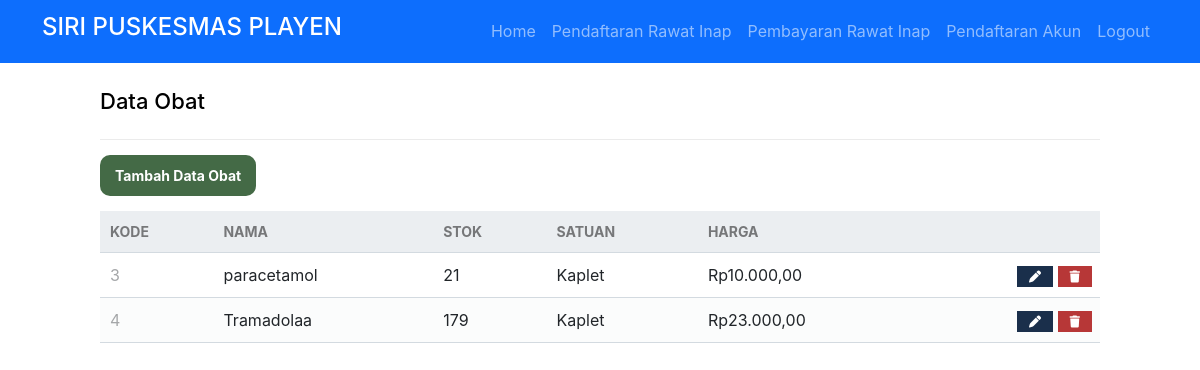
The app's page /adminWeb/obat/read.php (signed in) with its own data.
### tables this page shows
CREATE TABLE `obat` (
  `kd_obat` int(11) NOT NULL,
  `nm_obat` varchar(50) NOT NULL,
  `stok` int(11) NOT NULL,
  `satuan` varchar(255) NOT NULL,
  `harga` int(100) NOT NULL
);

### db/func.php (called while the page is built, shortened)
<?php
function rupiah($angka){
    $hasil = "Rp" . number_format($angka, '2', ',', '.');
    return $hasil;
}
?>

### adminWeb/obat/read.php (the view, shortened to what this page needs)
<?php
if ($_SESSION['username'] == '') {
	echo "<script>
    alert('Anda Harus Login terlebih dahulu');
    window.location.href='./auth/fmasuk.php';
    </script>";
} else {
?>
	<!DOCTYPE html>
	<html>
	<head>
		<link href="../../db/style.css" rel="stylesheet" type="text/css">
		<link href="https://cdn.jsdelivr.net/npm/bootstrap@5.2.0-beta1/dist/css/bootstrap.min.css" rel="stylesheet">
	</head>
	<body>
		<nav class="navbar navbar-expand-sm navbar-dark bg-primary">
			<div class="container">
				<a class="navbar-brand" href="#">
					<h4>SIRI PUSKESMAS PLAYEN </h3>
				</a>
				<ul class="navbar-nav ml-auto mt-2 mt-lg-0 d-flex align-items-center">
					<li class="nav-item">
						<a class="nav-link menu " id="menuHome" href="../../index.php">Home</a>
					</li>
					<?PHP if ($_SESSION['role_id'] == 1) { ?>
						<li class="nav-item">
							<a class="nav-link menu" id="daftarrawatinap" href="./pasien/daftarrawatinap.php"><i class=""></i>Pendaftaran Rawat Inap</a>
						</li>
						<li class="nav-item">
							<a class="nav-link menu" id="bayarrawatinap" href="./pasien/bayarrawatinap.php"><i class=""></i>Pembayaran Rawat Inap</a>
						</li>
						<li class="nav-item">
							<a class="nav-link menu" id="daftarakun" href="./pasien/daftarakun.php"><i class=""></i>Pendaftaran Akun</a>
						</li>
					<?PHP } ?>
					<li class="nav-item">
						<a class="nav-link menu" id="logout" href="../../auth/sLogout.php"><i class=""></i>Logout</a>
					</li>
				</ul>
			</div>
		</nav>
		<?php
		include("../../db/func.php");
		$pdo = pdo_connect_mysql();
		$page = isset($_GET['page']) && is_numeric($_GET['page']) ? (int)$_GET['page'] : 1;
		$records_per_page = 8;
		$stmt = $pdo->prepare('SELECT * FROM obat ORDER BY kd_obat LIMIT :current_page, :record_per_page');
		$stmt->bindValue(':current_page', ($page - 1) * $records_per_page, PDO::PARAM_INT);
		$stmt->bindValue(':record_per_page', $records_per_page, PDO::PARAM_INT);
		$stmt->execute();
		$kamars = $stmt->fetchAll(PDO::FETCH_ASSOC);
		?>
		<div class="content read">
			<h2>Data Obat</h2>
			<a href="./create.php" class="menu create-dokter" id="tambahDokter">Tambah Data Obat</a>
			<table>
				<thead>
					<tr>
						<td>KODE</td>
						<td>NAMA</td>
						<td>STOK</td>
						<td>SATUAN</td>
						<td>HARGA</td>
						<td></td>
					</tr>
				</thead>
				<tbody>
					<?php foreach ($kamars as $obat) : ?>
						<tr>
							<td><?= $obat['kd_obat'] ?></td>
							<td><?= $obat['nm_obat'] ?></td>
							<td><?= $obat['stok'] ?></td>
							<td><?= $obat['satuan'] ?></td>
							<td><?= rupiah($obat['harga']) ?></td>
							<td class="actions">
								<a href="update.php?kd_obat=<?= $obat['kd_obat'] ?>" class="menu edit" id="edit"><i class="fas fa-pen fa-xs"></i></a>
								<a href="delete.php?kd_obat=<?= $obat['kd_obat'] ?>" class="menu trash" id="hapus"><i class="fas fa-trash fa-xs"></i></a>
							</td>
						</tr>
					<?php endforeach; ?>
				</tbody>
			</table>
		</div>
	<?php
}
	?>

### db/style.css (style rules this page uses)
* { box-sizing: border-box; font-family: -apple-system, BlinkMacSystemFont, "segoe ui", roboto, oxygen, ubuntu, cantarell, "fira sans", "droid sans", "helvetica neue", Arial, sans-serif; font-size: 16px; -webkit-font-smoothing: antialiased; -moz-osx-font-smoothing: grayscale; }
body { background-color: #FFFFFF; margin: 0; }
.content { width: 1000px; margin: 0 auto; }
.content h2 { margin: 0; padding: 25px 0; font-size: 22px; border-bottom: 1px solid #ebebeb; color: black; }
.read .create-dokter { display: inline-block; text-decoration: none; background-color: #446A46; font-weight: bold; font-size: 14px; color: #FFFFFF; padding: 10px 15px; margin: 15px 0; border-radius: 10px; }
.read table { width: 100%; padding-top: 30px; border-collapse: collapse; }
.read table thead { background-color: #ebeef1; border-bottom: 1px solid #d3dae0; }
.read table thead td { padding: 10px; font-weight: bold; color: #767779; font-size: 14px; }
.read table tbody tr { border-bottom: 1px solid #d3dae0; }
.read table tbody tr:nth-child(even) { background-color: #fbfcfc; }
.read table tbody tr td { padding: 10px; }
.read table tbody tr td:nth-child(1) { color: #a5a7a9; }
.read table tbody tr td.actions { padding: 8px; text-align: right; }
.read table tbody tr td.actions .edit, .read table tbody tr td.actions .trash { display: inline-flex; text-align: right; text-decoration: none; color: #FFFFFF; padding: 10px 12px; }
.read table tbody tr td.actions .trash { background-color: #b73737; }
.read table tbody tr td.actions .edit { background-color: #1A2F4B; }

### records on screen
obat: kd_obat "3", nm_obat "paracetamol", stok "21", satuan "Kaplet", harga "Rp10.000,00"
obat: kd_obat "4", nm_obat "Tramadolaa", stok "179", satuan "Kaplet", harga "Rp23.000,00"
